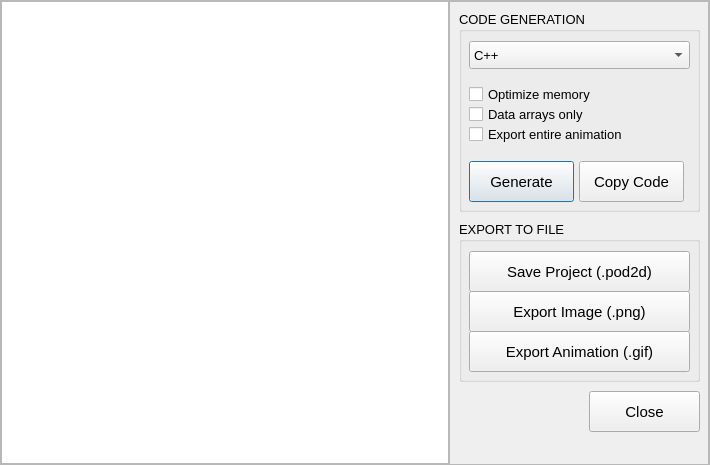
<?xml version="1.0" encoding="UTF-8"?>
<ui version="4.0">
 <class>ExportDialog</class>
 <widget class="QDialog" name="ExportDialog">
  <property name="geometry">
   <rect>
    <x>0</x>
    <y>0</y>
    <width>710</width>
    <height>465</height>
   </rect>
  </property>
  <property name="minimumSize">
   <size>
    <width>710</width>
    <height>465</height>
   </size>
  </property>
  <property name="maximumSize">
   <size>
    <width>710</width>
    <height>435</height>
   </size>
  </property>
  <property name="windowTitle">
   <string>Dialog</string>
  </property>
  <layout class="QHBoxLayout" name="horizontalLayout_2">
   <property name="spacing">
    <number>0</number>
   </property>
   <property name="leftMargin">
    <number>0</number>
   </property>
   <property name="topMargin">
    <number>0</number>
   </property>
   <property name="rightMargin">
    <number>0</number>
   </property>
   <property name="bottomMargin">
    <number>0</number>
   </property>
   <item>
    <widget class="QFrame" name="frame_10">
     <property name="frameShape">
      <enum>QFrame::Shape::StyledPanel</enum>
     </property>
     <property name="frameShadow">
      <enum>QFrame::Shadow::Raised</enum>
     </property>
     <layout class="QHBoxLayout" name="horizontalLayout">
      <property name="spacing">
       <number>0</number>
      </property>
      <property name="leftMargin">
       <number>0</number>
      </property>
      <property name="topMargin">
       <number>0</number>
      </property>
      <property name="rightMargin">
       <number>0</number>
      </property>
      <property name="bottomMargin">
       <number>0</number>
      </property>
      <item>
       <widget class="QPlainTextEdit" name="codeOutputTextEdit"/>
      </item>
      <item>
       <widget class="QFrame" name="frame">
        <property name="minimumSize">
         <size>
          <width>260</width>
          <height>465</height>
         </size>
        </property>
        <property name="maximumSize">
         <size>
          <width>260</width>
          <height>465</height>
         </size>
        </property>
        <property name="frameShape">
         <enum>QFrame::Shape::StyledPanel</enum>
        </property>
        <property name="frameShadow">
         <enum>QFrame::Shadow::Raised</enum>
        </property>
        <widget class="QGroupBox" name="groupBox">
         <property name="geometry">
          <rect>
           <x>10</x>
           <y>10</y>
           <width>241</width>
           <height>201</height>
          </rect>
         </property>
         <property name="font">
          <font>
           <pointsize>10</pointsize>
          </font>
         </property>
         <property name="title">
          <string>CODE GENERATION</string>
         </property>
         <widget class="QComboBox" name="cmb_Language">
          <property name="geometry">
           <rect>
            <x>10</x>
            <y>30</y>
            <width>221</width>
            <height>28</height>
           </rect>
          </property>
          <property name="cursor">
           <cursorShape>PointingHandCursor</cursorShape>
          </property>
          <item>
           <property name="text">
            <string>C++</string>
           </property>
          </item>
          <item>
           <property name="text">
            <string>MicroPython</string>
           </property>
          </item>
         </widget>
         <widget class="QCheckBox" name="chk_Optimize">
          <property name="geometry">
           <rect>
            <x>10</x>
            <y>70</y>
            <width>211</width>
            <height>26</height>
           </rect>
          </property>
          <property name="font">
           <font>
            <pointsize>10</pointsize>
           </font>
          </property>
          <property name="cursor">
           <cursorShape>PointingHandCursor</cursorShape>
          </property>
          <property name="text">
           <string>Optimize memory</string>
          </property>
         </widget>
         <widget class="QCheckBox" name="chk_Animation">
          <property name="geometry">
           <rect>
            <x>10</x>
            <y>110</y>
            <width>221</width>
            <height>26</height>
           </rect>
          </property>
          <property name="font">
           <font>
            <pointsize>10</pointsize>
           </font>
          </property>
          <property name="cursor">
           <cursorShape>PointingHandCursor</cursorShape>
          </property>
          <property name="text">
           <string>Export entire animation</string>
          </property>
         </widget>
         <widget class="QPushButton" name="btn_Generate">
          <property name="geometry">
           <rect>
            <x>10</x>
            <y>150</y>
            <width>105</width>
            <height>41</height>
           </rect>
          </property>
          <property name="font">
           <font>
            <pointsize>11</pointsize>
           </font>
          </property>
          <property name="cursor">
           <cursorShape>PointingHandCursor</cursorShape>
          </property>
          <property name="text">
           <string>Generate</string>
          </property>
         </widget>
         <widget class="QPushButton" name="btn_CopyCode">
          <property name="geometry">
           <rect>
            <x>120</x>
            <y>150</y>
            <width>105</width>
            <height>41</height>
           </rect>
          </property>
          <property name="font">
           <font>
            <pointsize>11</pointsize>
           </font>
          </property>
          <property name="cursor">
           <cursorShape>PointingHandCursor</cursorShape>
          </property>
          <property name="text">
           <string>Copy Code</string>
          </property>
         </widget>
         <widget class="QCheckBox" name="chk_DataOnly">
          <property name="geometry">
           <rect>
            <x>10</x>
            <y>90</y>
            <width>191</width>
            <height>26</height>
           </rect>
          </property>
          <property name="font">
           <font>
            <pointsize>10</pointsize>
           </font>
          </property>
          <property name="cursor">
           <cursorShape>PointingHandCursor</cursorShape>
          </property>
          <property name="text">
           <string>Data arrays only</string>
          </property>
         </widget>
        </widget>
        <widget class="QGroupBox" name="groupBox_2">
         <property name="geometry">
          <rect>
           <x>10</x>
           <y>220</y>
           <width>241</width>
           <height>161</height>
          </rect>
         </property>
         <property name="font">
          <font>
           <pointsize>10</pointsize>
          </font>
         </property>
         <property name="title">
          <string>EXPORT TO FILE</string>
         </property>
         <widget class="QPushButton" name="btn_ExportPng">
          <property name="geometry">
           <rect>
            <x>10</x>
            <y>70</y>
            <width>221</width>
            <height>41</height>
           </rect>
          </property>
          <property name="font">
           <font>
            <pointsize>11</pointsize>
           </font>
          </property>
          <property name="cursor">
           <cursorShape>PointingHandCursor</cursorShape>
          </property>
          <property name="text">
           <string>Export Image (.png)</string>
          </property>
         </widget>
         <widget class="QPushButton" name="btn_ExportGif">
          <property name="geometry">
           <rect>
            <x>10</x>
            <y>110</y>
            <width>221</width>
            <height>41</height>
           </rect>
          </property>
          <property name="font">
           <font>
            <pointsize>11</pointsize>
           </font>
          </property>
          <property name="cursor">
           <cursorShape>PointingHandCursor</cursorShape>
          </property>
          <property name="text">
           <string>Export Animation (.gif)</string>
          </property>
         </widget>
         <widget class="QPushButton" name="btn_SaveProject">
          <property name="geometry">
           <rect>
            <x>10</x>
            <y>30</y>
            <width>221</width>
            <height>41</height>
           </rect>
          </property>
          <property name="font">
           <font>
            <pointsize>11</pointsize>
           </font>
          </property>
          <property name="cursor">
           <cursorShape>PointingHandCursor</cursorShape>
          </property>
          <property name="text">
           <string>Save Project (.pod2d)</string>
          </property>
         </widget>
        </widget>
        <widget class="QPushButton" name="btn_Close">
         <property name="geometry">
          <rect>
           <x>140</x>
           <y>390</y>
           <width>111</width>
           <height>41</height>
          </rect>
         </property>
         <property name="font">
          <font>
           <pointsize>11</pointsize>
          </font>
         </property>
         <property name="cursor">
          <cursorShape>PointingHandCursor</cursorShape>
         </property>
         <property name="text">
          <string>Close</string>
         </property>
        </widget>
       </widget>
      </item>
     </layout>
    </widget>
   </item>
  </layout>
 </widget>
 <resources/>
 <connections/>
</ui>
